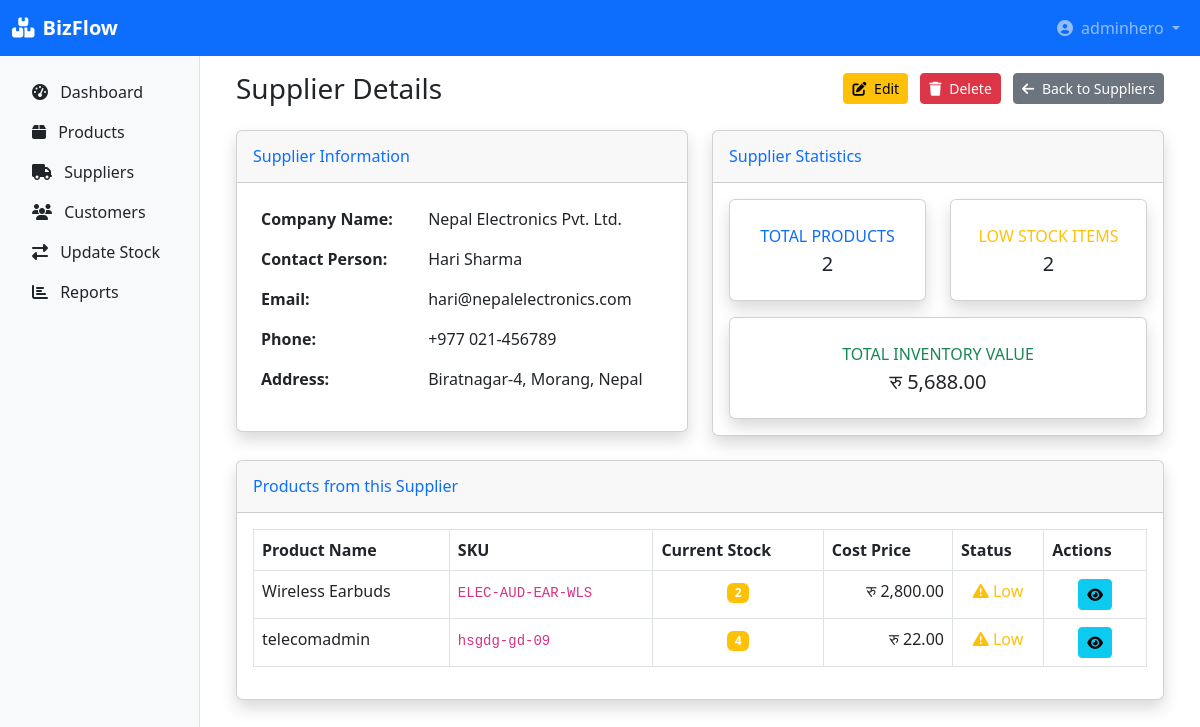
/supplier/1/ (signed in), run on the app's committed database.
### inventory/models.py (models this page shows, shortened)
class Supplier(models.Model):
    name = models.CharField(max_length=200)
    contact_person = models.CharField(max_length=100, blank=True, null=True)
    email = models.EmailField(blank=True, null=True)
    phone = models.CharField(max_length=15)
    address = models.TextField(blank=True, null=True)

class Product(models.Model):
    name = models.CharField(max_length=200)
    category = models.ForeignKey(Category, on_delete=models.SET_NULL, null=True)
    supplier = models.ForeignKey(Supplier, on_delete=models.SET_NULL, null=True)
    sku = models.CharField(max_length=50, unique=True)  # Stock Keeping Unit
    description = models.TextField(blank=True, null=True)
    unit_price = models.DecimalField(max_digits=10, decimal_places=2, validators=[MinValueValidator(0)])
    cost_price = models.DecimalField(max_digits=10, decimal_places=2, validators=[MinValueValidator(0)])
    current_stock = models.IntegerField(default=0, validators=[MinValueValidator(0)])
    low_stock_threshold = models.IntegerField(default=10, validators=[MinValueValidator(0)])
    location = models.CharField(max_length=100, blank=True, null=True) # e.g., "Aisle 4, Shelf B"
    is_active = models.BooleanField(default=True)
    date_added = models.DateTimeField(auto_now_add=True)

### inventory/views.py (the view)
# urls.py: path('supplier/<int:pk>/', views.supplier_detail, name='supplier_detail'),
@login_required
def supplier_detail(request, pk):
    supplier = get_object_or_404(Supplier, pk=pk)
    products = Product.objects.filter(supplier=supplier, is_active=True)
    total_products = products.count()
    total_stock_value = sum(product.current_stock * product.cost_price for product in products)
    low_stock_products = products.filter(current_stock__lte=models.F('low_stock_threshold')).count()
    context = {
        'supplier': supplier,
        'products': products,
        'total_products': total_products,
        'total_stock_value': total_stock_value,
        'low_stock_products': low_stock_products,
    }
    return render(request, 'inventory/supplier_detail.html', context)

### inventory/templates/inventory/supplier_detail.html (shortened to what this page needs)
{% extends 'inventory/base.html' %}
{% load humanize %}
{% block content %}
<div class="container-fluid">
    <div class="d-sm-flex align-items-center justify-content-between mb-4">
    <h1 class="h3 mb-0 text-gray-800">Supplier Details</h1>
    <div>
        <a href="{% url 'edit_supplier' supplier.pk %}" class="btn btn-warning btn-sm me-2">
            <i class="fas fa-edit me-1"></i> Edit
        </a>
        <a href="{% url 'delete_supplier' supplier.pk %}" class="btn btn-danger btn-sm me-2">
            <i class="fas fa-trash me-1"></i> Delete
        </a>
        <a href="{% url 'supplier_list' %}" class="btn btn-secondary btn-sm">
            <i class="fas fa-arrow-left me-1"></i> Back to Suppliers
        </a>
    </div>
</div>
    <div class="row">
        <div class="col-lg-6">
            <div class="card shadow mb-4">
                <div class="card-header py-3">
                    <h6 class="m-0 font-weight-bold text-primary">Supplier Information</h6>
                </div>
                <div class="card-body">
                    <table class="table table-borderless">
                        <tr><th width="40%">Company Name:</th><td>{{ supplier.name }}</td></tr>
                        <tr><th>Contact Person:</th><td>{{ supplier.contact_person|default:"Not specified" }}</td></tr>
                        <tr><th>Email:</th><td>{{ supplier.email|default:"Not specified" }}</td></tr>
                        <tr><th>Phone:</th><td>{{ supplier.phone|default:"Not specified" }}</td></tr>
                        <tr><th>Address:</th><td>{{ supplier.address|default:"Not specified" }}</td></tr>
                    </table>
                </div>
            </div>
        </div>
        <div class="col-lg-6">
            <div class="card shadow mb-4">
                <div class="card-header py-3">
                    <h6 class="m-0 font-weight-bold text-primary">Supplier Statistics</h6>
                </div>
                <div class="card-body">
                    <div class="row text-center">
                        <div class="col-6 mb-3">
                            <div class="card border-left-primary shadow h-100 py-2">
                                <div class="card-body">
                                    <div class="text-xs font-weight-bold text-primary text-uppercase mb-1">Total Products</div>
                                    <div class="h5 mb-0 font-weight-bold text-gray-800">{{ total_products }}</div>
                                </div>
                            </div>
                        </div>
                        <div class="col-6 mb-3">
                            <div class="card border-left-warning shadow h-100 py-2">
                                <div class="card-body">
                                    <div class="text-xs font-weight-bold text-warning text-uppercase mb-1">Low Stock Items</div>
                                    <div class="h5 mb-0 font-weight-bold text-gray-800">{{ low_stock_products }}</div>
                                </div>
                            </div>
                        </div>
                        <div class="col-12">
                            <div class="card border-left-success shadow h-100 py-2">
                                <div class="card-body">
                                    <div class="text-xs font-weight-bold text-success text-uppercase mb-1">Total Inventory Value</div>
                                    <div class="h5 mb-0 font-weight-bold text-gray-800">रु {{ total_stock_value|floatformat:2|intcomma }}</div>
                                </div>
                            </div>
                        </div>
                    </div>
                </div>
            </div>
        </div>
    </div>
    <div class="card shadow mb-4">
        <div class="card-header py-3">
            <h6 class="m-0 font-weight-bold text-primary">Products from this Supplier</h6>
        </div>
        <div class="card-body">
            {% if products %}
            <div class="table-responsive">
                <table class="table table-bordered table-hover">
                    <thead>
                        <tr>
                            <th>Product Name</th>
                            <th>SKU</th>
                            <th>Current Stock</th>
                            <th>Cost Price</th>
                            <th>Status</th>
                            <th>Actions</th>
                        </tr>
                    </thead>
                    <tbody>
                        {% for product in products %}
                        <tr>
                            <td>{{ product.name }}</td>
                            <td><code>{{ product.sku }}</code></td>
                            <td class="text-center">
                                <span class="badge {% if product.current_stock <= product.low_stock_threshold %}bg-warning{% else %}bg-success{% endif %}">
                                    {{ product.current_stock }}
                                </span>
                            </td>
                            <td class="text-end">रु {{ product.cost_price|floatformat:2|intcomma }}</td>
                            <td class="text-center">
                                {% if product.current_stock <= product.low_stock_threshold %}
                                <span class="text-warning"><i class="fas fa-exclamation-triangle"></i> Low</span>
                                {% else %}
                                <span class="text-success"><i class="fas fa-check-circle"></i> Good</span>
                                {% endif %}
                            </td>
                            <td class="text-center">
                                <a href="{% url 'product_detail' product.id %}" class="btn btn-sm btn-info">
                                    <i class="fas fa-eye"></i>
                                </a>
                            </td>
                        </tr>
                        {% endfor %}
                    </tbody>
                </table>
            </div>
            {% else %}
            <div class="text-center py-4">
                <i class="fas fa-box-open fa-2x text-muted mb-2"></i>
                <p class="text-muted">No products found from this supplier.</p>
            </div>
            {% endif %}
        </div>
    </div>
</div>
{% endblock %}

### inventory/templates/inventory/base.html (shortened to what this page needs)
<!DOCTYPE html>
<html lang="en">
<head>
    <link href="https://cdn.jsdelivr.net/npm/bootstrap@5.3.0/dist/css/bootstrap.min.css" rel="stylesheet">
    <link rel="stylesheet" href="https://cdnjs.cloudflare.com/ajax/libs/font-awesome/6.4.0/css/all.min.css">
</head>
<body>
    <nav class="navbar navbar-expand-lg navbar-dark bg-primary">
        <div class="container-fluid">
            <a class="navbar-brand" href="{% url 'dashboard' %}"><i class="fas fa-boxes me-2"></i><strong>BizFlow</strong></a>
            <div class="collapse navbar-collapse" id="navbarNav">
                <ul class="navbar-nav ms-auto">
                    <li class="nav-item dropdown">
                        <a class="nav-link dropdown-toggle" href="#" role="button" data-bs-toggle="dropdown">
                            <i class="fas fa-user-circle me-1"></i> {{ user.username }}
                        </a>
                    </li>
                </ul>
            </div>
        </div>
    </nav>
    <div class="container-fluid">
        <div class="row">
            <div class="col-md-3 col-lg-2 sidebar d-md-block p-3">
                <nav class="nav flex-column">
    <a class="nav-link text-dark" href="{% url 'dashboard' %}"><i class="fas fa-tachometer-alt me-2"></i> Dashboard</a>
    <a class="nav-link text-dark" href="{% url 'product_list' %}"><i class="fas fa-box me-2"></i> Products</a>
    <a class="nav-link text-dark" href="{% url 'supplier_list' %}"><i class="fas fa-truck me-2"></i> Suppliers</a>
    <a class="nav-link text-dark" href="{% url 'customer_list' %}"><i class="fas fa-users me-2"></i> Customers</a>
    <a class="nav-link text-dark" href="{% url 'add_stock_transaction' %}"><i class="fas fa-exchange-alt me-2"></i> Update Stock</a>
    <a class="nav-link text-dark" href="{% url 'reports_dashboard' %}"><i class="fas fa-chart-bar me-2"></i> Reports</a>
                </nav>
            </div>
            <main class="col-md-9 col-lg-10 ms-sm-auto px-4 py-3">
                {% block content %}{% endblock content %}
            </main>
        </div>
    </div>
</body>
</html>

### inventory/templates/inventory/base.html (style rules this page uses)
.sidebar { min-height: calc(100vh - 56px); background-color: #f8f9fa; border-right: 1px solid #dee2e6; }

### data on the page
Supplier: name "Nepal Electronics Pvt. Ltd.", contact_person "Hari Sharma", email "hari@nepalelectronics.com", phone "+977 021-456789", address "Biratnagar-4, Morang, Nepal"
Product: name "Wireless Earbuds", sku "ELEC-AUD-EAR-WLS", current_stock "2", cost_price "2,800.00", low_stock_threshold "Low"
Product: name "telecomadmin", sku "hsgdg-gd-09", current_stock "4", cost_price "22.00", low_stock_threshold "Low"

### other printed values
{{ user.username }} "adminhero"
{{ total_products }} "2"
{{ low_stock_products }} "2"
{{ total_stock_value|floatformat:2|intcomma }} "5,688.00"
